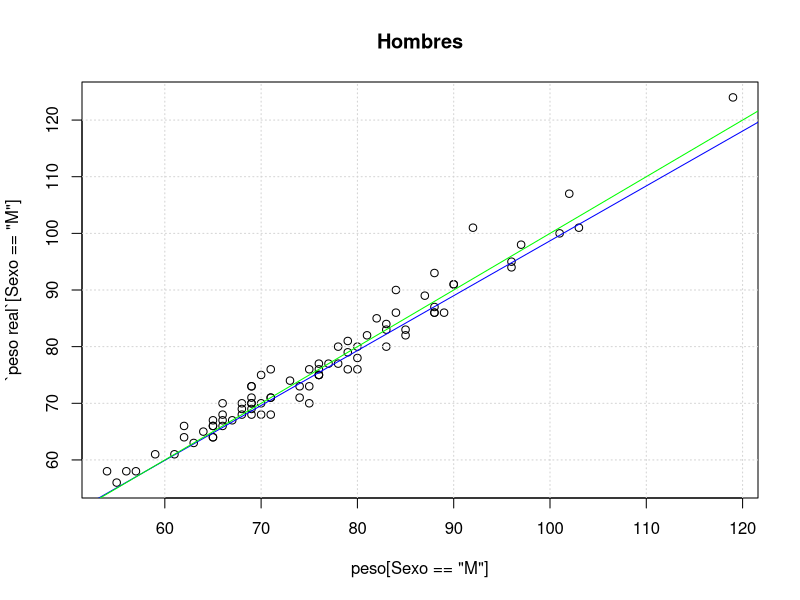
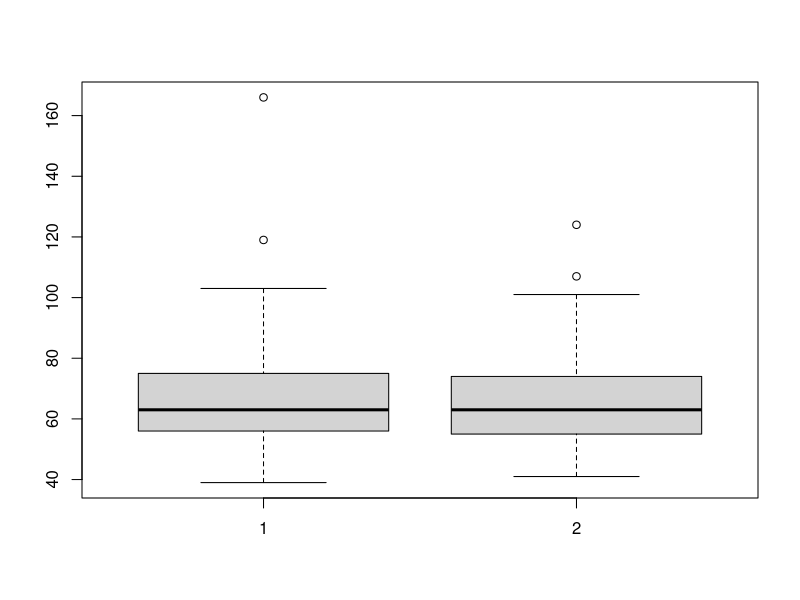
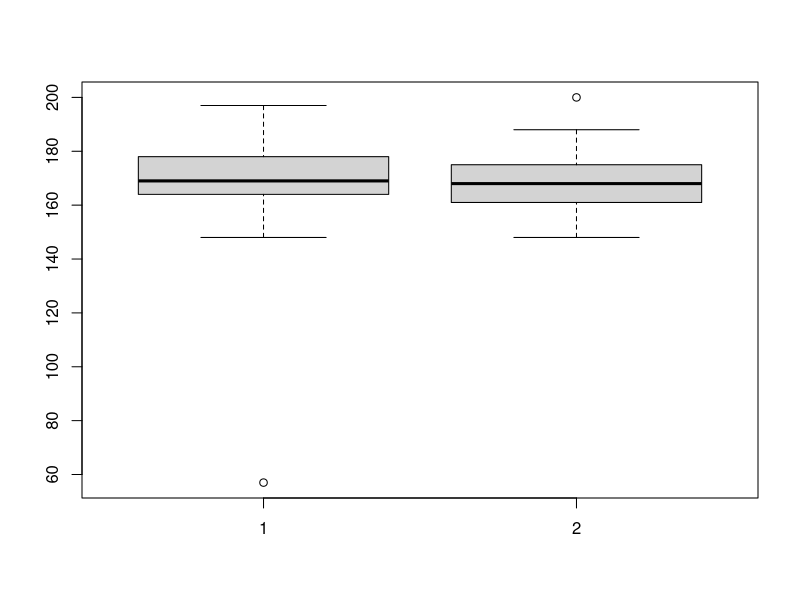

Reproduce these figures in R, in order.
## ---- chunk 1
library(carData)
library(knitr)
datos_NA=Davis
datos=na.omit(datos_NA)
names(datos)=c("Sexo","peso","altura","peso real","altura real")
attach(datos)
print(datos)
## ---- chunk 2
aggregate(cbind(peso,`peso real`)~Sexo,FUN=mean) #el fun mean
#se encargaba de hacerte la media
# esto sire para hacer una comparacion del peso
#real de las mujeres y hombres con el verdadero
## ---- chunk 3
aggregate(cbind(peso,`peso real`)~Sexo,FUN=sd)
plot(peso[Sexo=="M"], `peso real`[Sexo=="M"], main = "Hombres") 
grid() 
abline(lm(peso[Sexo=="M"]~`peso real`[Sexo=="M"]), col="blue") 
abline(a=0, b=1, col="green") 
#Muestra de todas las pruebas hechas por hombre sy mujeres
#y haciendo una linea de comparacion todos los elementos
attach(datos)
boxplot(peso,`peso real`)
boxplot(altura,`altura real`)
